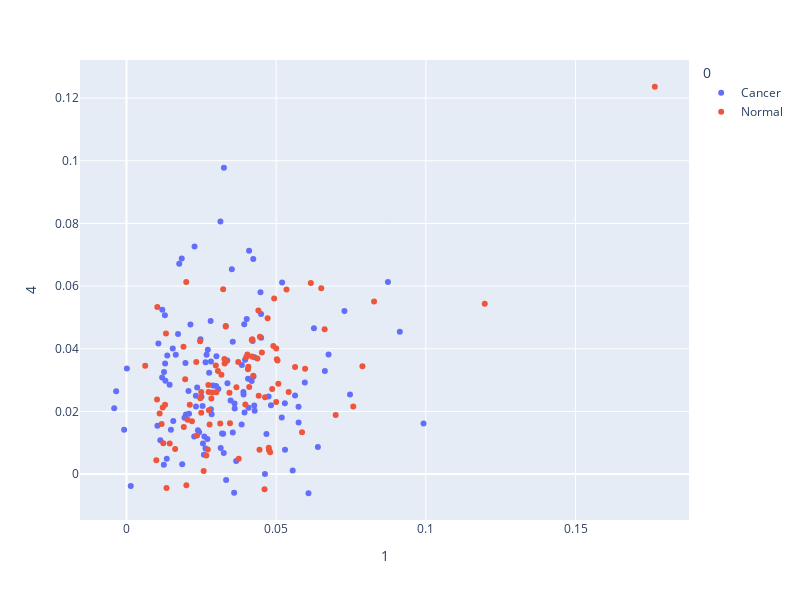

Notebook source saved alongside this figure:
### Code cell
fig = px.scatter(df, x= 1, y= 4, color = 0, width=800, height=600)
fig.show()
